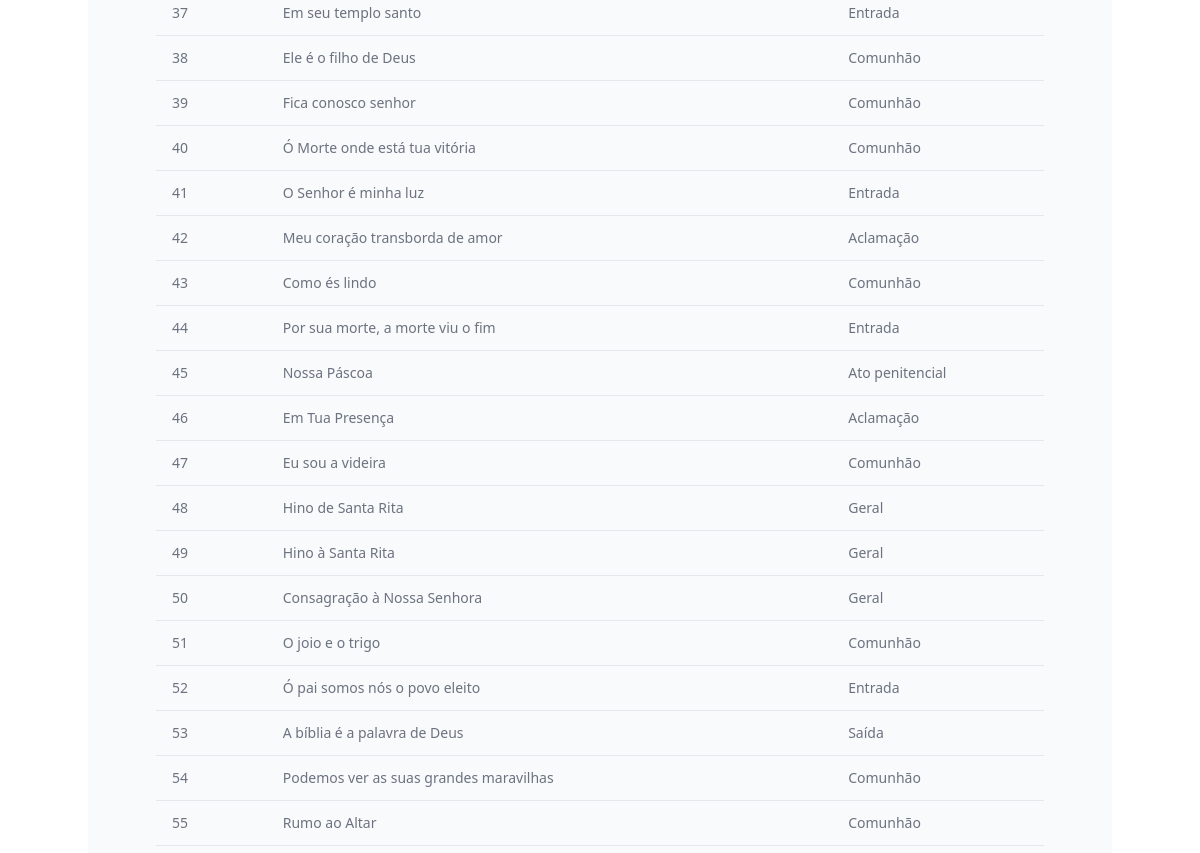
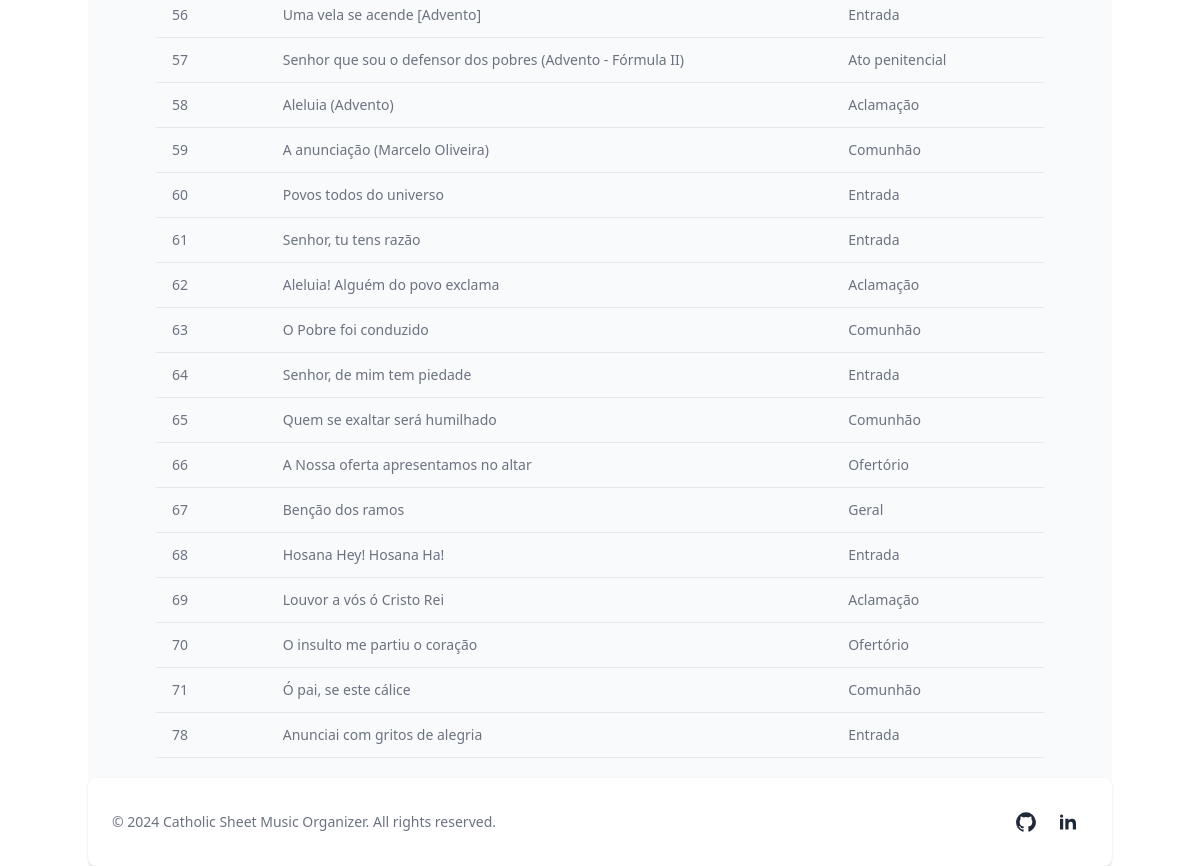
The page /filtered_list (signed in, lower part) on the database as committed earlier (2 pictures, top to bottom).
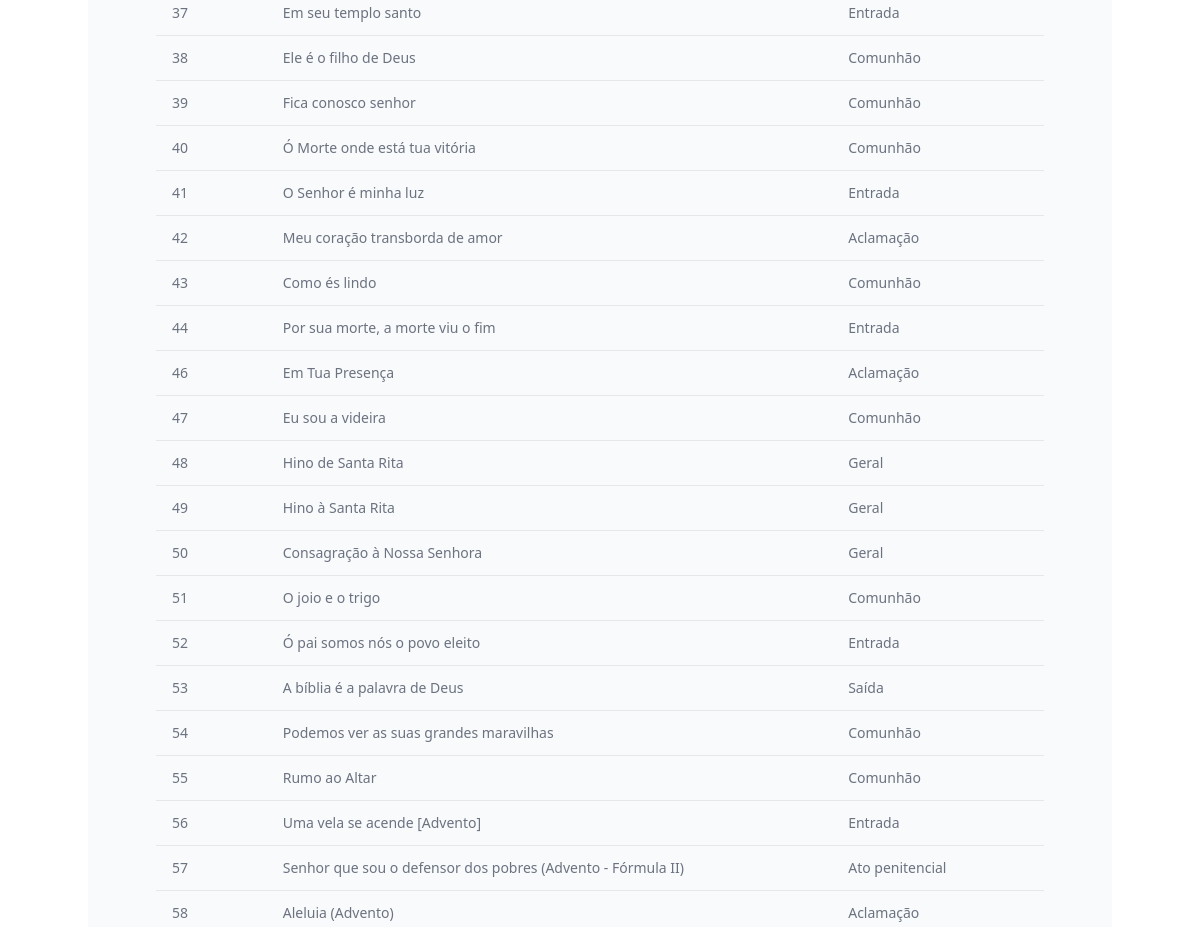
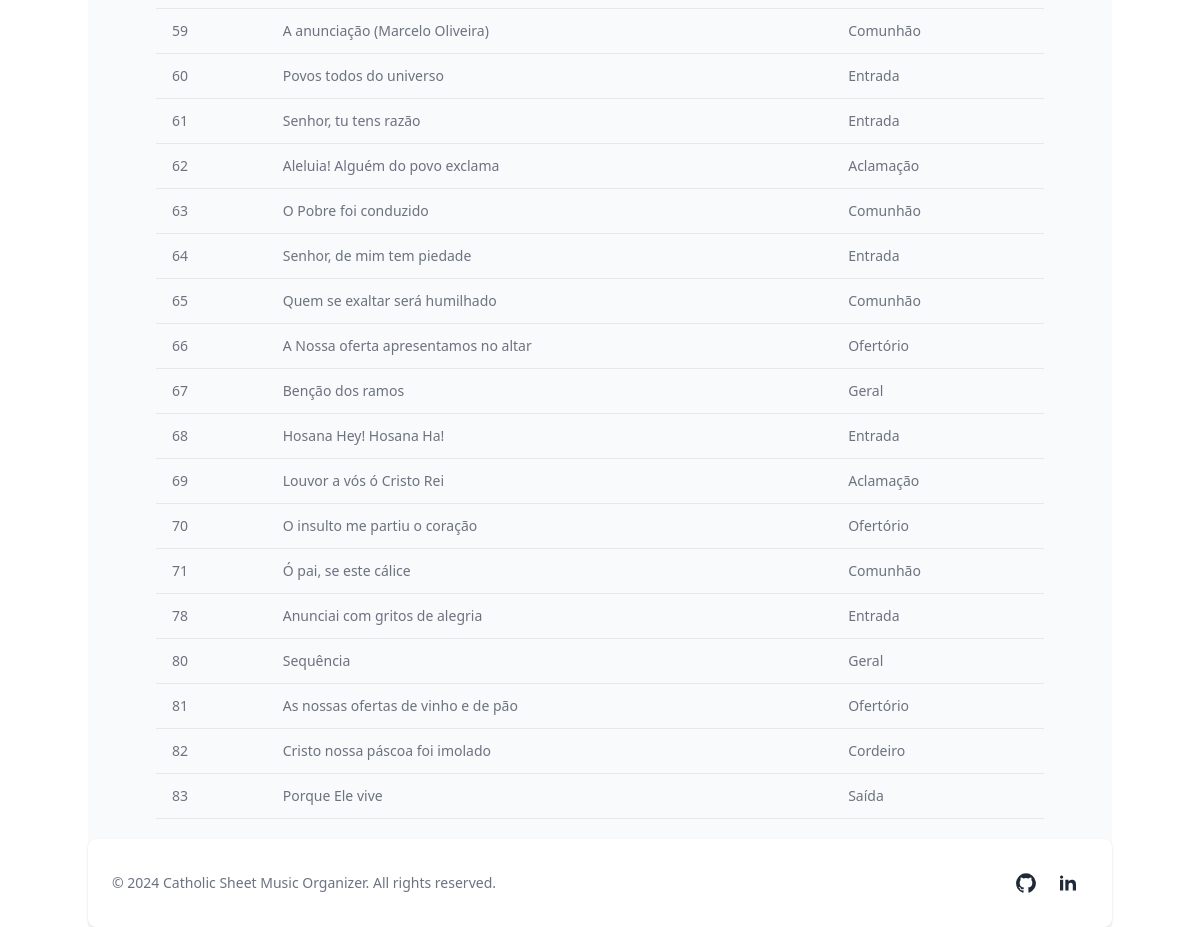
The same page on the database as committed later (2 pictures, top to bottom).
### tables this page shows
CREATE TABLE cifras (
    id INTEGER PRIMARY KEY AUTOINCREMENT,
    nome TEXT NOT NULL,
    sessao TEXT NOT NULL,
    cifra TEXT NOT NULL
);

### app.py (the view)
@app.route("/filtered_list", methods=["GET", "POST"])
@login_required
def filtered_list():
    selected_filters = []
    if request.method == "POST":
        for section in SESSOES_DA_MISSA.values():
            if request.form.get(section):
                selected_filters.append(section)
        if (selected_filters):
            ','.join(f"{elemento}" for elemento in selected_filters)
            '('.join(f"str_selec_filters)")
            sheets = db.execute(
                "SELECT * FROM cifras WHERE sessao in (?)", selected_filters)
        else:
            sheets = db.execute("SELECT * FROM cifras")
        return render_template("filter.html", sheets=sheets, sessions=SESSOES_DA_MISSA.values())
    else:
        sheets = db.execute("SELECT * FROM cifras")
        return render_template("filter.html", sheets=sheets, sessions=SESSOES_DA_MISSA.values())

### utilities.py (called while the page is built)
def login_required(f):
    @wraps(f)
    def decorated_function(*args, **kwargs):
        if session.get("user_id") is None:
            return redirect("/index")
        return f(*args, **kwargs)
    return decorated_function

### templates/filter.html (shortened to what this page needs)
{% extends "layout.html" %}
{%block main %}
<section class="container bg-gray-50 dark:bg-gray-900 p-3 sm:p-5">
  <div class="mx-auto max-w-screen-xl px-4 lg:px-12 mt-4">
    <div class="overflow-x-auto">
      <table class="w-full text-sm text-left text-gray-500 dark:text-gray-400">
        <tbody>
          {% for sheet in sheets %}
          <tr class="border-b dark:border-gray-700">
            <td class="px-4 py-3">{{ sheet['id'] }}</td>
            <td class="name-cell px-4 py-3" data-cifra-id="{{ sheet['id'] }}">{{ sheet['nome'] }}</td>
            <td class="px-4 py-3">{{ sheet['sessao'] }}</td>
            <td class="px-4 py-3 flex items-center justify-end"></td>
          </tr>
          {% endfor %}
        </tbody>
      </table>
    </div>
  </div>
</section>
{% endblock %}

Rows that differ between the two databases and show on the page:
removed cifras: id "45", nome "Nossa Páscoa", sessao "Ato penitencial"
added cifras: id "80", nome "Sequência", sessao "Geral"
added cifras: id "81", nome "As nossas ofertas de vinho e de pão", sessao "Ofertório"
added cifras: id "82", nome "Cristo nossa páscoa foi imolado", sessao "Cordeiro"
added cifras: id "83", nome "Porque Ele vive", sessao "Saída"
